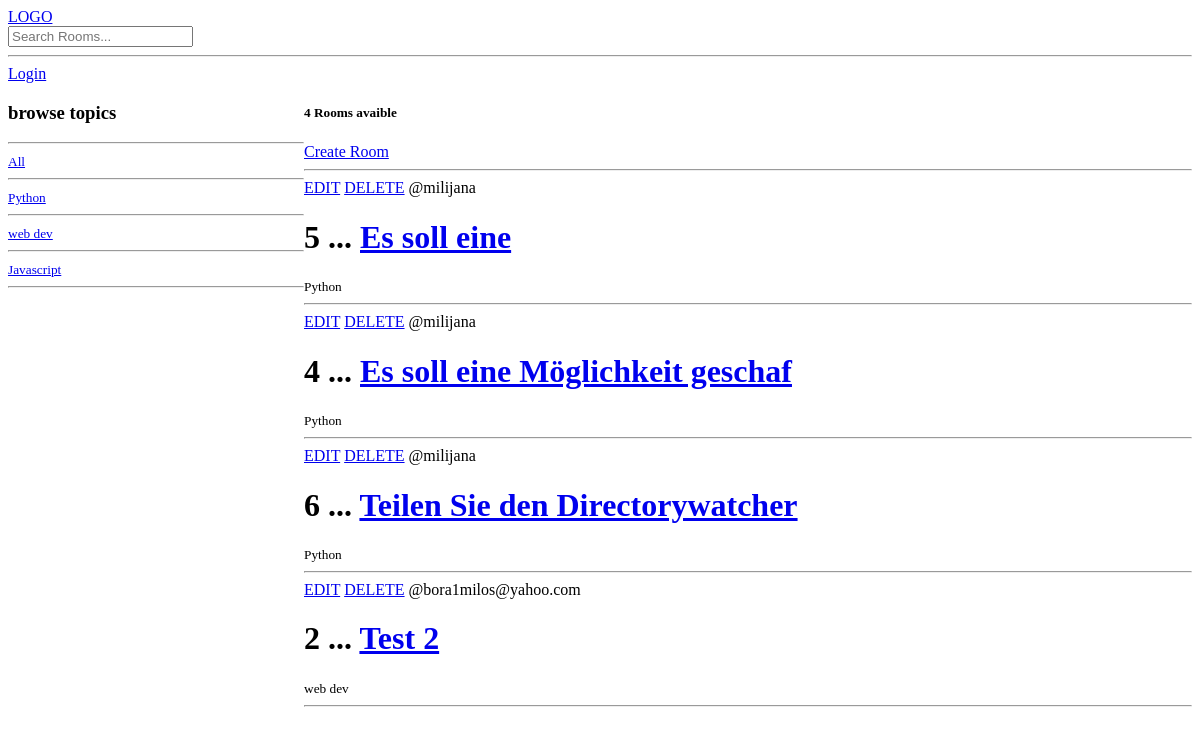
Before: / with the older database file.
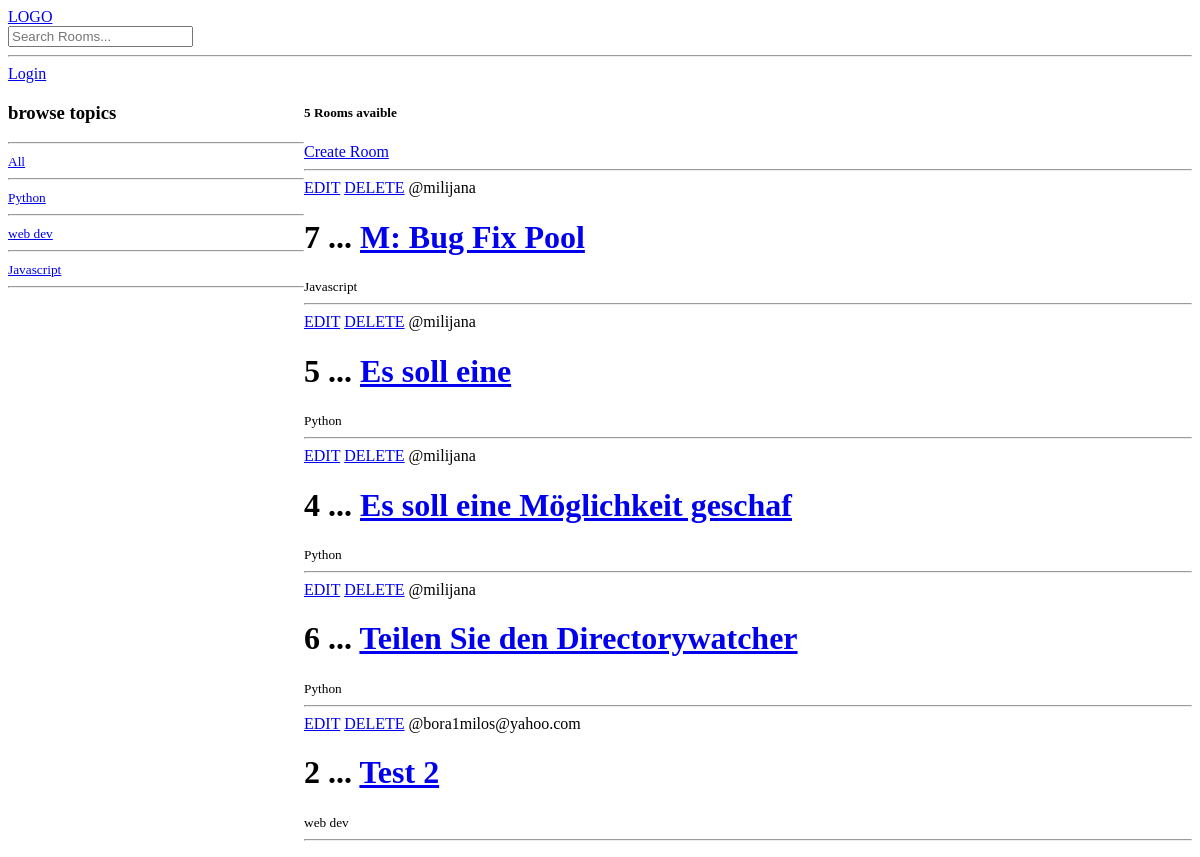
After: the same page with the newer database file.
### base/models.py (models this page shows, shortened)
class Topic(models.Model):
    name = models.CharField(max_length = 32)

class Room(models.Model):
    host = models.ForeignKey(User, on_delete=models.SET_NULL, null=True)
    topic = models.ForeignKey(Topic, on_delete=models.SET_NULL, null=True)
    name = models.CharField(max_length = 32)
    description = models.TextField(null=True, blank=True)
    update = models.DateTimeField(auto_now=True)
    create = models.DateTimeField(auto_now_add=True)
    class Meta:
        ordering = ['-update', '-create']

### base/views.py (the view)
# urls.py: path('', views.home, name='home'),
def home(request):
    q = request.GET.get('q') if request.GET.get('q') != None else ''
    rooms = Room.objects.filter(
        Q(topic__name__icontains = q) |
        Q(name__icontains = q) |
        Q(description__icontains = q)
    )
    room_counts = rooms.count
    topics = Topic.objects.all()
    contex =  {'rooms': rooms, 'topics' : topics, 'room_counts' : room_counts }
    return render(request, 'base/home.html', contex)

### base/templates/base/home.html (shortened to what this page needs)
{% extends 'main.html' %}
{% block content %}
<div class="home-container">
    <div>
        <h3>browse topics</h3>
        <hr>
        <div>
            <small>
               <a href="{% url 'home'  %}">All</a>
            </small>
            <hr>
        </div>
        {% for topic in topics %}
        <div>
            <small>
               <a href="{% url 'home'  %}?q={{topic.name}}">{{topic.name}}</a>
            </small>
            <hr>
        </div>
        {% endfor %}
    </div>
    <div>
        <h5>{{room_counts}} Rooms avaible</h5>
        <a href="{% url 'create-room' %}">Create Room</a>
        <hr>
        <div>
            <div>
                {% for room in rooms %}
                <div>
                    <a href="{% url 'update-room' room.id %}">EDIT</a>
                    <a href="{% url 'delete-room' room.id %}">DELETE</a>
                    <span>@{{room.host.username}}</span>
                    <h1>{{room.id}} ... <a href="{% url 'room' room.id %}"> {{room.name}}</a></h1>
                    <small>{{room.topic.name}}</small>
                    <hr>
                </div>
                {% endfor %}
            </div>
        </div>
    </div>
</div>
{% endblock content %}

Changed rows visible on the page:
added Room: host.username "milijana", id "7", name "M: Bug Fix Pool", topic.name "Javascript"
Other visible differences:
{{ room_counts }}: "4" → "5"
